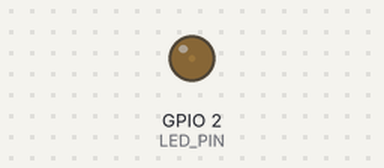
The sketch below on a simulated ESP32. Parts: output pins drawn as LEDs (lit = HIGH).

Above: at 0.05 s.
At 0.5 s:
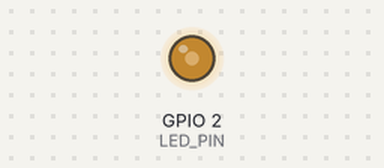
At 0.95 s:
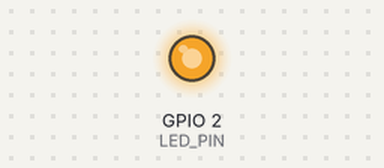
At 1.8 s:
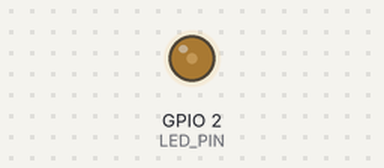
Timing chart, 0 to 4.8 s (numbered marks = the images above):
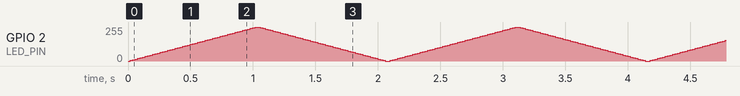

The sketch:

E4_________.ino
```cpp
const int LED_PIN = 2;  // 按实际开发板修改
const int PWM_CHANNEL = 0;
const int PWM_FREQ = 5000;
const int PWM_RESOLUTION = 8;

void setup() {
  ledcSetup(PWM_CHANNEL, PWM_FREQ, PWM_RESOLUTION);
  ledcAttachPin(LED_PIN, PWM_CHANNEL);
}

void loop() {
  for (int duty = 0; duty <= 255; duty += 5) {
    ledcWrite(PWM_CHANNEL, duty);
    delay(20);
  }

  for (int duty = 255; duty >= 0; duty -= 5) {
    ledcWrite(PWM_CHANNEL, duty);
    delay(20);
  }
}
```
